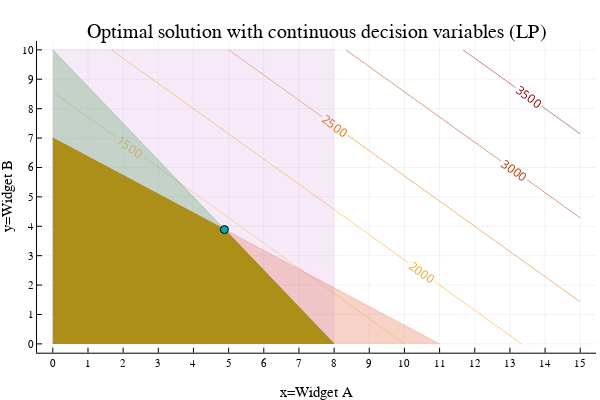

Notebook code for this chart:
### Code cell
contour(x,y,(x,y)->f(x,y),nlevels=10, c=:heat, linewidth=10, colorbar = false, contour_labels = true)
title!("Optimal solution with continuous decision variables (LP)")
xaxis!("x=Widget A")
yaxis!("y=Widget B")
xticks!(0:maximum(x))
yticks!(0:maximum(y))
areaplot!(x[x.<=11], (77 .- 7*x[x.<=11])./11, legend=false, opacity=0.3)
areaplot!(x[x.<=8], (80 .- 10*x[x.<=8])./8, legend=false, opacity=0.3)
areaplot!(x[x.<=8], repeat([maximum(y)],length(x[x.<=8])), legend=false, opacity=0.15)
areaplot!([8;0;4.888], [0;7;3.888], legend=false, opacity=1.0)
scatter!([4.88], [3.888])

### Figure 1 — Plotly figure (JSON) as saved in the notebook; plotly's stock layout.template omitted (floating-point values rounded to 4 significant figures; data arrays with more than 128 entries replaced by an {"elided": "..."} marker saying what was removed)
{"data": [{"colorbar": {"title": ""}, "colorscale": [[0, "rgba(255, 255, 224, 1.000)"], [0.5, "rgba(255, 165, 0, 1.000)"], [1, "rgba(139, 0, 0, 1.000)"]], "contours": {"coloring": "lines", "showlabels": true}, "name": "y1", "ncontours": 12, "showlegend": false, "showscale": false, "type": "contour", "x": [0, 0.5, 1, 1.5, 2, 2.5, 3, 3.5, 4, 4.5, 5, 5.5, 6, 6.5, 7, 7.5, 8, 8.5, 9, 9.5, 10, 10.5, 11, 11.5, 12, 12.5, 13, 13.5, 14, 14.5, 15], "xaxis": "x", "y": [0, 0.5, 1, 1.5, 2, 2.5, 3, 3.5, 4, 4.5, 5, 5.5, 6, 6.5, 7, 7.5, 8, 8.5, 9, 9.5, 10], "yaxis": "y", "z": {"elided": "21x31 float values"}, "zmax": 4000, "zmin": 0}, {"colorbar": {"title": ""}, "fill": "tozeroy", "fillcolor": "rgba(227, 111, 71, 0.300)", "legendgroup": "y2", "line": {"color": "rgba(227, 111, 71, 0.300)", "dash": "solid", "shape": "linear", "width": 1}, "mode": "lines", "name": "y2", "showlegend": true, "type": "scatter", "x": [0, 0.5, 1, 1.5, 2, 2.5, 3, 3.5, 4, 4.5, 5, 5.5, 6, 6.5, 7, 7.5, 8, 8.5, 9, 9.5, 10, 10.5, 11], "xaxis": "x", "y": [7, 6.682, 6.364, 6.045, 5.727, 5.409, 5.091, 4.773, 4.455, 4.136, 3.818, 3.5, 3.182, 2.864, 2.545, 2.227, 1.909, 1.591, 1.273, 0.9545, 0.6364, 0.3182, 0], "yaxis": "y", "zmax": 4000, "zmin": 0}, {"colorbar": {"title": ""}, "fill": "tozeroy", "fillcolor": "rgba(62, 164, 78, 0.300)", "legendgroup": "y3", "line": {"color": "rgba(62, 164, 78, 0.300)", "dash": "solid", "shape": "linear", "width": 1}, "mode": "lines", "name": "y3", "showlegend": true, "type": "scatter", "x": [0, 0.5, 1, 1.5, 2, 2.5, 3, 3.5, 4, 4.5, 5, 5.5, 6, 6.5, 7, 7.5, 8], "xaxis": "x", "y": [10, 9.375, 8.75, 8.125, 7.5, 6.875, 6.25, 5.625, 5, 4.375, 3.75, 3.125, 2.5, 1.875, 1.25, 0.625, 0], "yaxis": "y", "zmax": 4000, "zmin": 0}, {"colorbar": {"title": ""}, "fill": "tozeroy", "fillcolor": "rgba(195, 113, 210, 0.150)", "legendgroup": "y4", "line": {"color": "rgba(195, 113, 210, 0.150)", "dash": "solid", "shape": "linear", "width": 1}, "mode": "lines", "name": "y4", "showlegend": true, "type": "scatter", "x": [0, 0.5, 1, 1.5, 2, 2.5, 3, 3.5, 4, 4.5, 5, 5.5, 6, 6.5, 7, 7.5, 8], "xaxis": "x", "y": [10, 10, 10, 10, 10, 10, 10, 10, 10, 10, 10, 10, 10, 10, 10, 10, 10], "yaxis": "y", "zmax": 4000, "zmin": 0}, {"colorbar": {"title": ""}, "fill": "tozeroy", "fillcolor": "rgba(172, 142, 24, 1.000)", "legendgroup": "y5", "line": {"color": "rgba(172, 142, 24, 1.000)", "dash": "solid", "shape": "linear", "width": 1}, "mode": "lines", "name": "y5", "showlegend": true, "type": "scatter", "x": [0, 4.888, 8], "xaxis": "x", "y": [7, 3.888, 0], "yaxis": "y", "zmax": 4000, "zmin": 0}, {"colorbar": {"title": ""}, "legendgroup": "y6", "marker": {"color": "rgba(0, 170, 174, 1.000)", "line": {"color": "rgba(0, 0, 0, 1.000)", "width": 1}, "size": 8, "symbol": "circle"}, "mode": "markers", "name": "y6", "showlegend": true, "type": "scatter", "x": [4.88], "xaxis": "x", "y": [3.888], "yaxis": "y", "zmax": 4000, "zmin": 0}], "layout": {"annotations": [{"font": {"color": "rgba(0, 0, 0, 1.000)", "family": "sans-serif", "size": 20}, "rotation": 0, "showarrow": false, "text": "Optimal solution with continuous decision variables (LP)", "x": 0.5275, "xanchor": "center", "xref": "paper", "y": 1, "yanchor": "top", "yref": "paper"}], "height": 400, "margin": {"b": 20, "l": 0, "r": 0, "t": 20}, "paper_bgcolor": "rgba(255, 255, 255, 1.000)", "plot_bgcolor": "rgba(255, 255, 255, 1.000)", "showlegend": false, "width": 600, "xaxis": {"anchor": "y", "domain": [0.06165, 0.9934], "gridcolor": "rgba(0, 0, 0, 0.100)", "gridwidth": 0.5, "linecolor": "rgba(0, 0, 0, 1.000)", "mirror": false, "range": [-0.45, 15.45], "showgrid": true, "showline": true, "showticklabels": true, "tickangle": 0, "tickcolor": "rgb(0, 0, 0)", "tickfont": {"color": "rgba(0, 0, 0, 1.000)", "family": "sans-serif", "size": 11}, "tickmode": "array", "ticks": "inside", "ticktext": ["0", "1", "2", "3", "4", "5", "6", "7", "8", "9", "10", "11", "12", "13", "14", "15"], "tickvals": [0, 1, 2, 3, 4, 5, 6, 7, 8, 9, 10, 11, 12, 13, 14, 15], "title": "x=Widget A", "titlefont": {"color": "rgba(0, 0, 0, 1.000)", "family": "sans-serif", "size": 15}, "type": "-", "visible": true, "zeroline": false, "zerolinecolor": "rgba(0, 0, 0, 1.000)"}, "yaxis": {"anchor": "x", "domain": [0.07581, 0.9415], "gridcolor": "rgba(0, 0, 0, 0.100)", "gridwidth": 0.5, "linecolor": "rgba(0, 0, 0, 1.000)", "mirror": false, "range": [-0.3, 10.3], "showgrid": true, "showline": true, "showticklabels": true, "tickangle": 0, "tickcolor": "rgb(0, 0, 0)", "tickfont": {"color": "rgba(0, 0, 0, 1.000)", "family": "sans-serif", "size": 11}, "tickmode": "array", "ticks": "inside", "ticktext": ["0", "1", "2", "3", "4", "5", "6", "7", "8", "9", "10"], "tickvals": [0, 1, 2, 3, 4, 5, 6, 7, 8, 9, 10], "title": "y=Widget B", "titlefont": {"color": "rgba(0, 0, 0, 1.000)", "family": "sans-serif", "size": 15}, "type": "-", "visible": true, "zeroline": false, "zerolinecolor": "rgba(0, 0, 0, 1.000)"}}}
